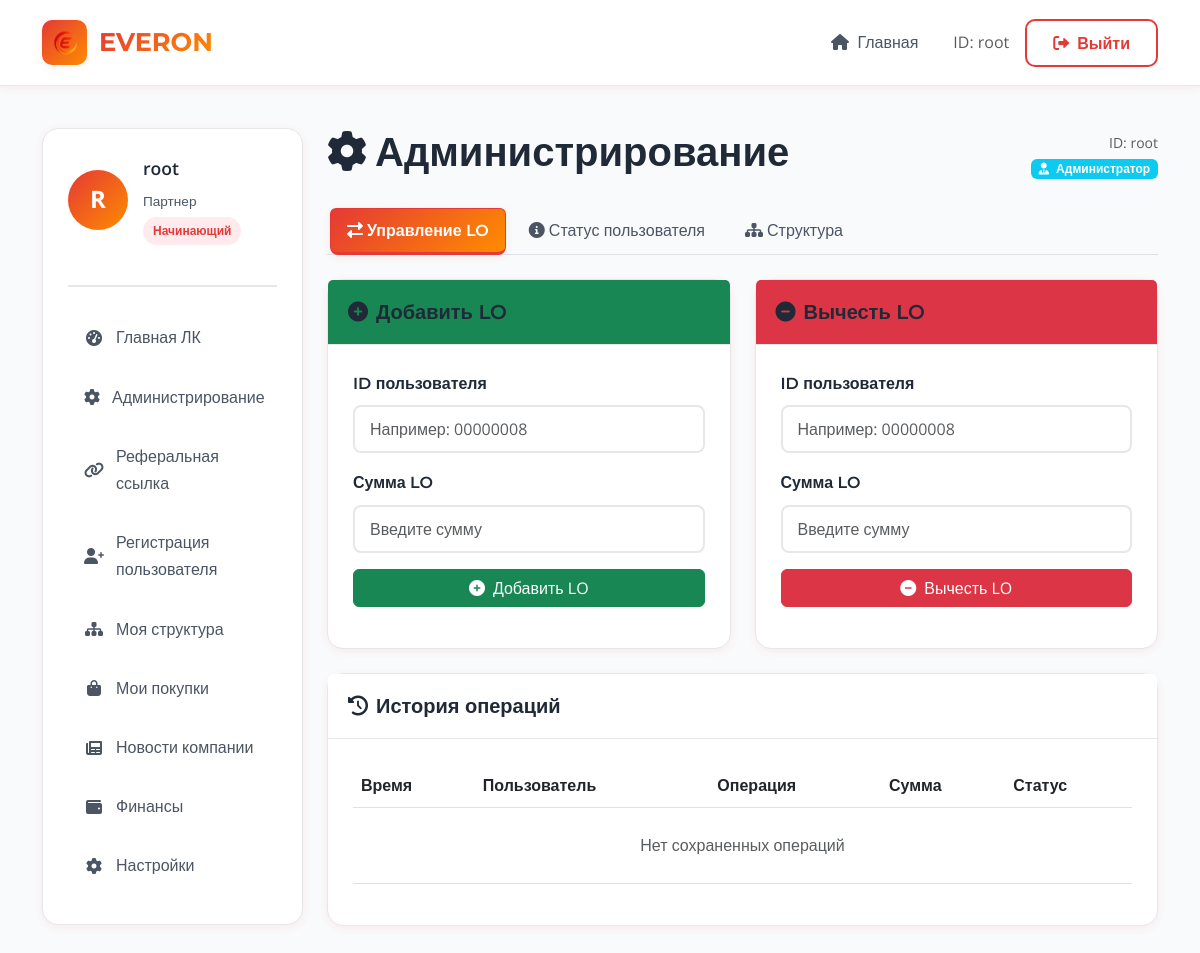
/cabinet/admin (signed in), run on the app's committed database.
### accounts/models.py (models this page shows, shortened)
class CustomUser(AbstractUser):
    user_id = models.CharField(
        max_length=8,
        unique=True,
        editable=False,
        verbose_name='ID пользователя'
    )
    phone = models.CharField(
        max_length=20,
        validators=[RegexValidator(r'^\+?1?\d{9,15}$', 'Введите корректный номер телефона')],
        verbose_name='Телефон'
    )
    country = models.CharField(
        max_length=100,
        verbose_name='Страна'
    )
    middle_name = models.CharField(
        max_length=100,
        blank=True,
        null=True,
        verbose_name='Отчество'
    )
    passport_number = models.CharField(
        max_length=20,
        blank=True,
        null=True,
        verbose_name='Номер паспорта'
    )
    is_terms_accepted = models.BooleanField(
        default=False,
        verbose_name='Согласие на обработку данных'
    )
    is_email_verified = models.BooleanField(
        default=False,
        verbose_name='Email подтвержден'
    )
    email_verification_code = models.CharField(
        max_length=6,
        blank=True,
        null=True,
        verbose_name='Код подтверждения email'
    )
    email_verification_sent_at = models.DateTimeField(
        blank=True,
        null=True,
        verbose_name='Время отправки кода подтверждения'
    )
    referral_code = models.CharField(
        max_length=32,
        unique=True,
        editable=False,
        verbose_name='Реферальный код'
    )
    referrer = models.ForeignKey(
        'self',
        on_delete=models.SET_NULL,
        null=True,
        blank=True,
        related_name='referrals',
        verbose_name='Пригласивший пользователь'
    )
    referral_link = models.CharField(
        max_length=255,
        unique=True,
        editable=False,
        verbose_name='Реферальная ссылка'
    )
    personal_volume = models.DecimalField(
        max_digits=10,
        decimal_places=2,
        default=0,
        verbose_name='Личный объем'
    )
    group_volume = models.DecimalField(
        max_digits=10,
        decimal_places=2,
        default=0,
        verbose_name='Групповой объем'
    )
    earnings = models.DecimalField(
        max_digits=10,
        decimal_places=2,
        default=0,
        verbose_name='Начисления'
    )
    available_for_withdrawal = models.DecimalField(
        max_digits=10,
        decimal_places=2,
        default=0,
        verbose_name='Доступно для вывода'
    )
    partner_level = models.CharField(
        max_length=50,
        default='Начинающий',
        verbose_name='Уровень партнера'
    )
    registration_date = models.DateField(
        auto_now_add=True,
        verbose_name='Дата регистрации'
    )
    is_partner = models.BooleanField(
        default=True,
        verbose_name='Партнер'
    )
    total_referrals = models.PositiveIntegerField(
        default=0,
        verbose_name='Всего приглашенных'
    )
    active_referrals = models.PositiveIntegerField(
        default=0,
        verbose_name='Активных рефералов'
    )
    USER_TYPE_CHOICES = (
        ('partner', 'Партнер'),
        ('store', 'Магазин/Продавец'),
    )
    user_type = models.CharField(
        max_length=10,
        choices=USER_TYPE_CHOICES,
        default='partner',
        verbose_name='Тип пользователя'
    )
    @property
    def is_store(self):
        return self.user_type == 'store'
    @property
    def can_access_admin(self):
        return self.is_store or self.is_staff or self.is_superuser
    class Meta:
        verbose_name = 'Пользователь'
        verbose_name_plural = 'Пользователи'

### cabinet/views.py (the view)
# urls.py: path('admin', views.admin_panel, name='admin_page'),
@login_required
def admin_panel(request):
    if not request.user.can_access_admin:
        raise PermissionDenied("У вас нет доступа к админ-панели")
    return render(request, 'cabinet/admin_panel.html')

### templates/cabinet/admin_panel.html (shortened to what this page needs)
{% extends 'base.html' %}
{% load static %}
{% block content %}
<div class="container py-5">
    <div class="row">
        <div class="col-lg-3 mb-4">
            {% include 'includes/sidebar.html' %}
        </div>
        <div class="col-lg-9">
            <div class="d-flex justify-content-between align-items-center mb-4">
                <h1><i class="fas fa-cog me-2"></i>Администрирование</h1>
                <div class="text-end">
                    <div class="text-muted small">ID: {{ user.username }}</div>
                    <div class="badge bg-info">
                        {% if user.is_store %}
                        <i class="fas fa-store me-1"></i> Магазин
                        {% else %}
                        <i class="fas fa-user-tie me-1"></i> Администратор
                        {% endif %}
                    </div>
                </div>
            </div>
            <ul class="nav nav-tabs mb-4" id="adminTabs" role="tablist">
                <li class="nav-item" role="presentation">
                    <button class="nav-link active" id="manage-lo-tab" data-bs-toggle="tab" data-bs-target="#manage-lo" type="button">
                        <i class="fas fa-exchange-alt me-1"></i>Управление LO
                    </button>
                </li>
                <li class="nav-item" role="presentation">
                    <button class="nav-link" id="user-status-tab" data-bs-toggle="tab" data-bs-target="#user-status" type="button">
                        <i class="fas fa-info-circle me-1"></i>Статус пользователя
                    </button>
                </li>
                <li class="nav-item" role="presentation">
                    <button class="nav-link" id="structure-tab" data-bs-toggle="tab" data-bs-target="#structure" type="button">
                        <i class="fas fa-sitemap me-1"></i>Структура
                    </button>
                </li>
            </ul>
            <div class="tab-content" id="adminTabsContent">
                <div class="tab-pane fade show active" id="manage-lo" role="tabpanel">
                    <div class="row">
                        <div class="col-md-6 mb-4">
                            <div class="card h-100">
                                <div class="card-header bg-success text-white">
                                    <h5 class="mb-0"><i class="fas fa-plus-circle me-2"></i>Добавить LO</h5>
                                </div>
                                <div class="card-body">
                                    <form id="addLoForm">
                                        <div class="mb-3">
                                            <label class="form-label">ID пользователя</label>
                                            <input type="text" class="form-control" name="user_id"
                                                   placeholder="Например: 00000008" required>
                                        </div>
                                        <div class="mb-3">
                                            <label class="form-label">Сумма LO</label>
                                            <input type="number" class="form-control" name="lo"
                                                   placeholder="Введите сумму" step="0.01" min="0.01" required>
                                        </div>
                                        <button type="submit" class="btn btn-success w-100">
                                            <i class="fas fa-plus-circle me-2"></i>Добавить LO
                                        </button>
                                    </form>
                                </div>
                            </div>
                        </div>
                        <div class="col-md-6 mb-4">
                            <div class="card h-100">
                                <div class="card-header bg-danger text-white">
                                    <h5 class="mb-0"><i class="fas fa-minus-circle me-2"></i>Вычесть LO</h5>
                                </div>
                                <div class="card-body">
                                    <form id="subtractLoForm">
                                        <div class="mb-3">
                                            <label class="form-label">ID пользователя</label>
                                            <input type="text" class="form-control" name="user_id"
                                                   placeholder="Например: 00000008" required>
                                        </div>
                                        <div class="mb-3">
                                            <label class="form-label">Сумма LO</label>
                                            <input type="number" class="form-control" name="lo"
                                                   placeholder="Введите сумму" step="0.01" min="0.01" required>
                                        </div>
                                        <button type="submit" class="btn btn-danger w-100">
                                            <i class="fas fa-minus-circle me-2"></i>Вычесть LO
                                        </button>
                                    </form>
                                </div>
                            </div>
                        </div>
                    </div>
                    <div class="card">
                        <div class="card-header">
                            <h5 class="mb-0"><i class="fas fa-history me-2"></i>История операций</h5>
                        </div>
                        <div class="card-body">
                            <div class="table-responsive">
                                <table class="table table-hover" id="loHistory">
                                    <thead>
                                        <tr>
                                            <th>Время</th>
                                            <th>Пользователь</th>
                                            <th>Операция</th>
                                            <th>Сумма</th>
                                            <th>Статус</th>
                                        </tr>
                                    </thead>
                                    <tbody>
                                    </tbody>
                                </table>
                            </div>
                        </div>
                    </div>
                </div>
            </div>
        </div>
    </div>
</div>
{% endblock %}

### templates/includes/navbar.html (shortened to what this page needs)
<nav class="navbar navbar-expand-lg navbar-light fixed-top">
    <div class="container">
        <a class="navbar-brand" href="{% url 'catalog:index' %}">
            <div class="logo-container">
                <div class="logo-square">
                    <img src="/static/images/logo.png" alt="EVERON" style="width: 80%; height: 80%; object-fit: contain;">
                </div>
                <div class="logo-text">
                    <span class="logo-main">EVERON</span>
                </div>
            </div>
        </a>
        <div class="collapse navbar-collapse" id="navbarNav">
            <ul class="navbar-nav ms-auto">
                <li class="nav-item">
                    <a class="nav-link {% if request.resolver_match.url_name == 'dashboard' %}active{% endif %}"
                       href="{% url 'catalog:index' %}">
                        <i class="fas fa-home me-1"></i> Главная
                    </a>
                </li>
            </ul>
            <div class="d-flex align-items-center ms-3">
                {% if user.is_authenticated %}
                <span class="me-3 text-muted">ID: {{ user.username }}</span>
                <a href="{% url 'accounts:logout' %}" class="btn btn-outline-accent">
                    <i class="fas fa-sign-out-alt me-2"></i>Выйти
                </a>
                {% else %}
                <a href="{% url 'accounts:login' %}" class="btn btn-gradient">
                    <i class="fas fa-sign-in-alt me-2"></i>Войти
                </a>
                {% endif %}
            </div>
        </div>
    </div>
</nav>

### templates/includes/sidebar.html
<div class="sidebar">
    <div class="sidebar-header">
        <div class="user-info">
            <div class="user-avatar">
                {% if user.first_name %}
                {{ user.first_name|first|upper }}{{ user.last_name|first|upper }}
                {% else %}
                {{ user.username|first|upper }}
                {% endif %}
            </div>
            <div>
                <div class="user-name">
                    {{ user.get_full_name|default:user.username }}
                </div>
                <div class="user-status">{% if user.is_store %}Магазин{% else %}Партнер{% endif %}</div>
                <span class="status-badge">{{ user.partner_level }}</span>
            </div>
        </div>
    </div>
    <ul class="sidebar-menu">
        <li><a href="{% url 'cabinet:dashboard' %}"
               class="{% if request.resolver_match.url_name == 'dashboard' %}active{% endif %}">
            <i class="fas fa-tachometer-alt"></i> Главная ЛК</a>
        </li>
        {% if user.is_store or user.is_staff %}
        <li><a href="{% url 'cabinet:admin_panel' %}"
               class="{% if request.resolver_match.url_name == 'admin_panel' %}active{% endif %}">
            <i class="fas fa-cog"></i> Администрирование</a>
        </li>
        {% endif %}
        <li><a href="#"><i class="fas fa-link"></i> Реферальная ссылка</a></li>
        <li><a href="#"><i class="fas fa-user-plus"></i> Регистрация пользователя</a></li>
        <li><a href="#"><i class="fas fa-sitemap"></i> Моя структура</a></li>
        <li><a href="#"><i class="fas fa-shopping-bag"></i> Мои покупки</a></li>
        <li><a href="#"><i class="fas fa-newspaper"></i> Новости компании</a></li>
        <li><a href="#"><i class="fas fa-wallet"></i> Финансы</a></li>
        <li><a href="#"><i class="fas fa-cog"></i> Настройки</a></li>
    </ul>
</div>

### static/css/catalog.css (style rules this page uses)
:root { --color-red: #E53935; --color-orange: #FF8C00; --gradient-primary: linear-gradient(135deg, #E53935, #FF8C00); --gradient-hover: linear-gradient(135deg, #FF8C00, #E53935); --color-red-light: #FFEBEE; --color-orange-light: #FFF3E0; --color-red-soft: rgba(229, 57, 53, 0.08); --color-orange-soft: rgba(255, 140, 0, 0.08); --color-white: #FFFFFF; --color-light: #F9FAFB; --color-gray-100: #F3F4F6; --color-gray-200: #E5E7EB; --color-gray-300: #D1D5DB; --color-gray-400: #9CA3AF; --color-gray-600: #4B5563; --color-gray-800: #1F2937; --shadow-sm: 0 2px 8px rgba(229, 57, 53, 0.08); --shadow-md: 0 4px 16px rgba(229, 57, 53, 0.12); --shadow-lg: 0 8px 32px rgba(229, 57, 53, 0.15); --shadow-xl: 0 16px 48px rgba(229, 57, 53, 0.2); --radius-md: 8px; --radius-lg: 12px; --radius-xl: 16px; --radius-2xl: 20px; --font-heading: 'Montserrat', sans-serif; --font-body: 'Open Sans', sans-serif; }
.btn-outline-accent { border: 2px solid var(--color-red); background: transparent; color: var(--color-red); font-weight: 600; padding: 10px 26px; border-radius: 10px; transition: all 0.3s ease; position: relative; overflow: hidden; z-index: 1; cursor: pointer; text-decoration: none; display: inline-flex; align-items: center; justify-content: center; }
.btn-outline-accent::before { content: ''; position: absolute; top: 0; left: -100%; width: 100%; height: 100%; background: var(--color-red); transition: all 0.4s ease; z-index: -1; }

### templates/cabinet/admin_panel.html (style rules this page uses)
.nav-tabs .nav-link { font-weight: 500; }
.nav-tabs .nav-link.active { border-color: var(--color-red) var(--color-red) #fff; border-bottom: 3px solid var(--color-red); color: var(--color-red); font-weight: 600; }

### data on the page
CustomUser: username "root", username|first "R", get_full_name "root", partner_level "Начинающий"
